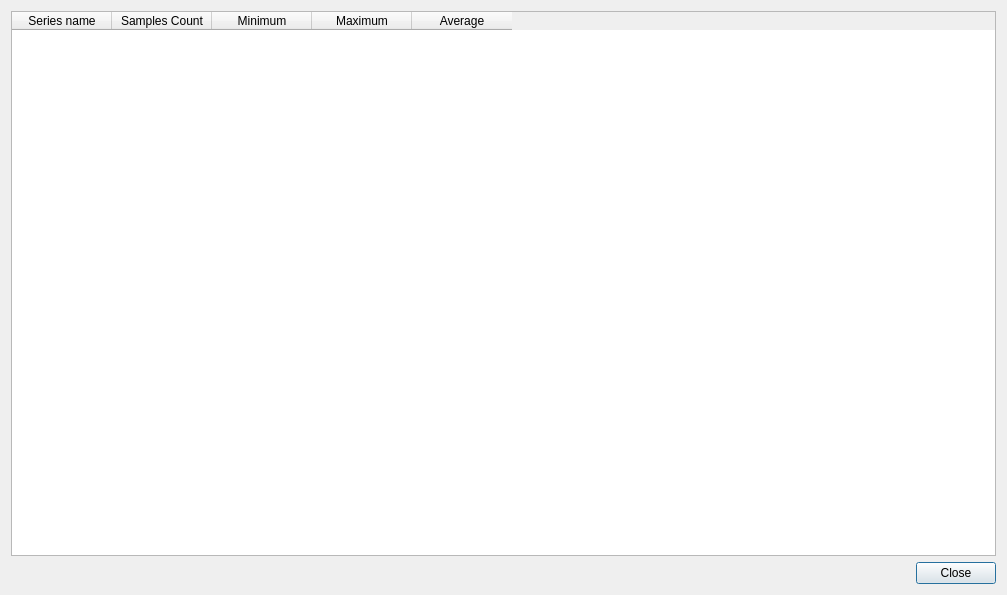
<?xml version="1.0" encoding="UTF-8"?>
<ui version="4.0">
 <class>statistics_dialog</class>
 <widget class="QDialog" name="statistics_dialog">
  <property name="geometry">
   <rect>
    <x>0</x>
    <y>0</y>
    <width>1007</width>
    <height>595</height>
   </rect>
  </property>
  <property name="windowTitle">
   <string>Statistics</string>
  </property>
  <layout class="QVBoxLayout" name="verticalLayout">
   <item>
    <widget class="QTableWidget" name="tableWidget">
     <attribute name="verticalHeaderVisible">
      <bool>false</bool>
     </attribute>
     <column>
      <property name="text">
       <string>Series name</string>
      </property>
     </column>
     <column>
      <property name="text">
       <string>Samples Count</string>
      </property>
     </column>
     <column>
      <property name="text">
       <string>Minimum</string>
      </property>
     </column>
     <column>
      <property name="text">
       <string>Maximum</string>
      </property>
     </column>
     <column>
      <property name="text">
       <string>Average</string>
      </property>
     </column>
    </widget>
   </item>
   <item>
    <widget class="QDialogButtonBox" name="buttonBox">
     <property name="orientation">
      <enum>Qt::Horizontal</enum>
     </property>
     <property name="standardButtons">
      <set>QDialogButtonBox::Close</set>
     </property>
    </widget>
   </item>
  </layout>
 </widget>
 <resources/>
 <connections>
  <connection>
   <sender>buttonBox</sender>
   <signal>accepted()</signal>
   <receiver>statistics_dialog</receiver>
   <slot>accept()</slot>
   <hints>
    <hint type="sourcelabel">
     <x>248</x>
     <y>254</y>
    </hint>
    <hint type="destinationlabel">
     <x>157</x>
     <y>274</y>
    </hint>
   </hints>
  </connection>
  <connection>
   <sender>buttonBox</sender>
   <signal>rejected()</signal>
   <receiver>statistics_dialog</receiver>
   <slot>reject()</slot>
   <hints>
    <hint type="sourcelabel">
     <x>316</x>
     <y>260</y>
    </hint>
    <hint type="destinationlabel">
     <x>286</x>
     <y>274</y>
    </hint>
   </hints>
  </connection>
 </connections>
</ui>
